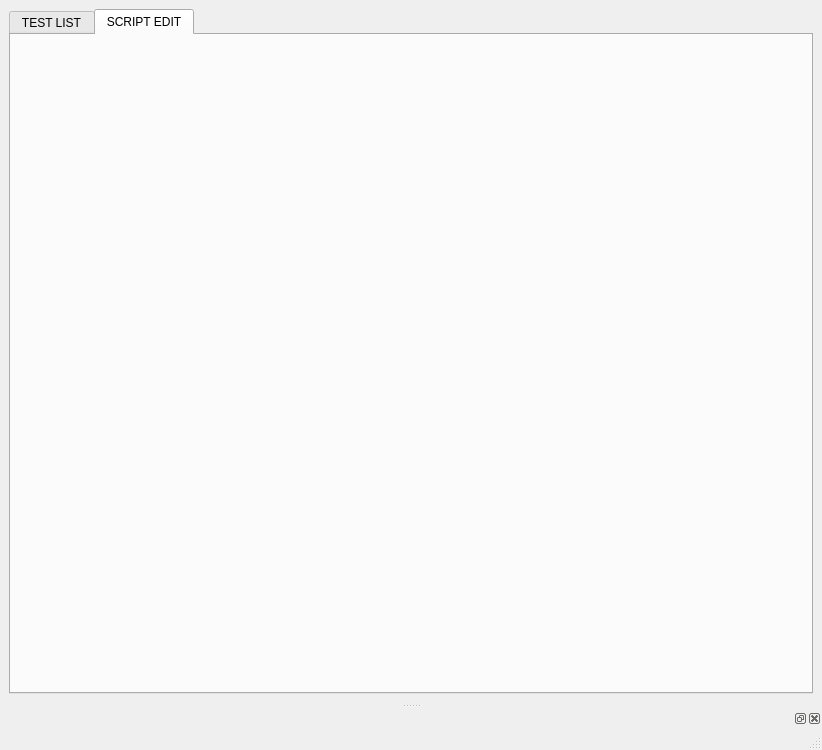
<?xml version="1.0" encoding="UTF-8"?>
<ui version="4.0">
 <class>MainWindow</class>
 <widget class="QMainWindow" name="MainWindow">
  <property name="geometry">
   <rect>
    <x>0</x>
    <y>0</y>
    <width>822</width>
    <height>750</height>
   </rect>
  </property>
  <property name="windowTitle">
   <string>MainWindow</string>
  </property>
  <widget class="QWidget" name="centralwidget">
   <layout class="QVBoxLayout" name="verticalLayout">
    <item>
     <widget class="QTabWidget" name="tabWidget">
      <property name="currentIndex">
       <number>1</number>
      </property>
      <widget class="TestView" name="tab">
       <attribute name="title">
        <string>TEST LIST</string>
       </attribute>
      </widget>
      <widget class="SourceView" name="tab_2">
       <attribute name="title">
        <string>SCRIPT EDIT</string>
       </attribute>
      </widget>
     </widget>
    </item>
   </layout>
  </widget>
  <widget class="QMenuBar" name="menubar">
   <property name="geometry">
    <rect>
     <x>0</x>
     <y>0</y>
     <width>822</width>
     <height>26</height>
    </rect>
   </property>
  </widget>
  <widget class="QStatusBar" name="statusbar"/>
  <widget class="QDockWidget" name="dockWidget_2">
   <attribute name="dockWidgetArea">
    <number>8</number>
   </attribute>
   <widget class="ConsoleView" name="dockWidgetContents_2"/>
  </widget>
 </widget>
 <customwidgets>
  <customwidget>
   <class>ConsoleView</class>
   <extends>QWidget</extends>
   <header>qtcode/consoleview.h</header>
   <container>1</container>
  </customwidget>
  <customwidget>
   <class>SourceView</class>
   <extends>QWidget</extends>
   <header>qtcode/sourceview.h</header>
   <container>1</container>
  </customwidget>
  <customwidget>
   <class>TestView</class>
   <extends>QWidget</extends>
   <header>qtcode/testview.h</header>
   <container>1</container>
  </customwidget>
 </customwidgets>
 <resources/>
 <connections/>
</ui>
